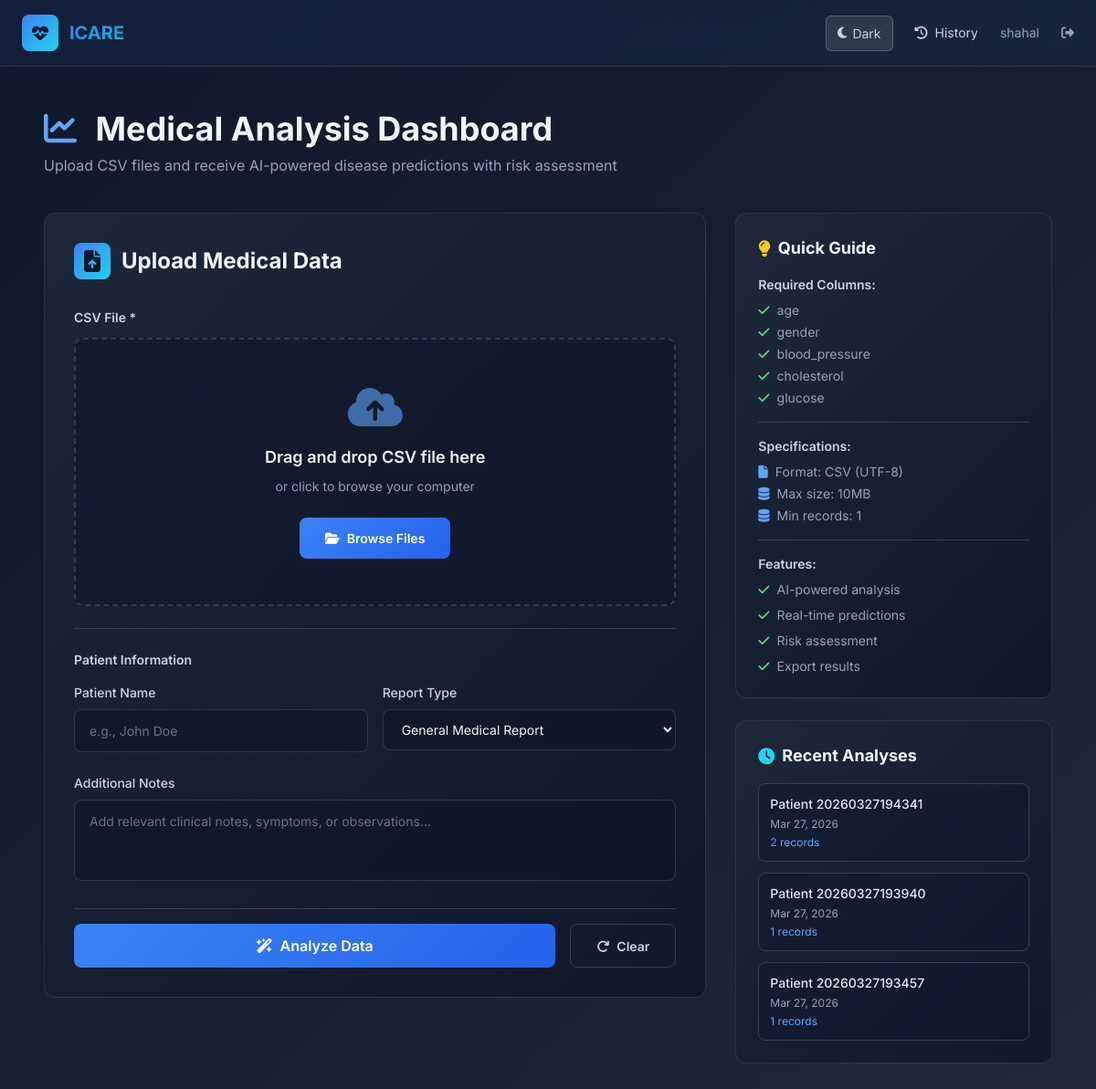
The page /dashboard/ (signed in) on the database as committed earlier.
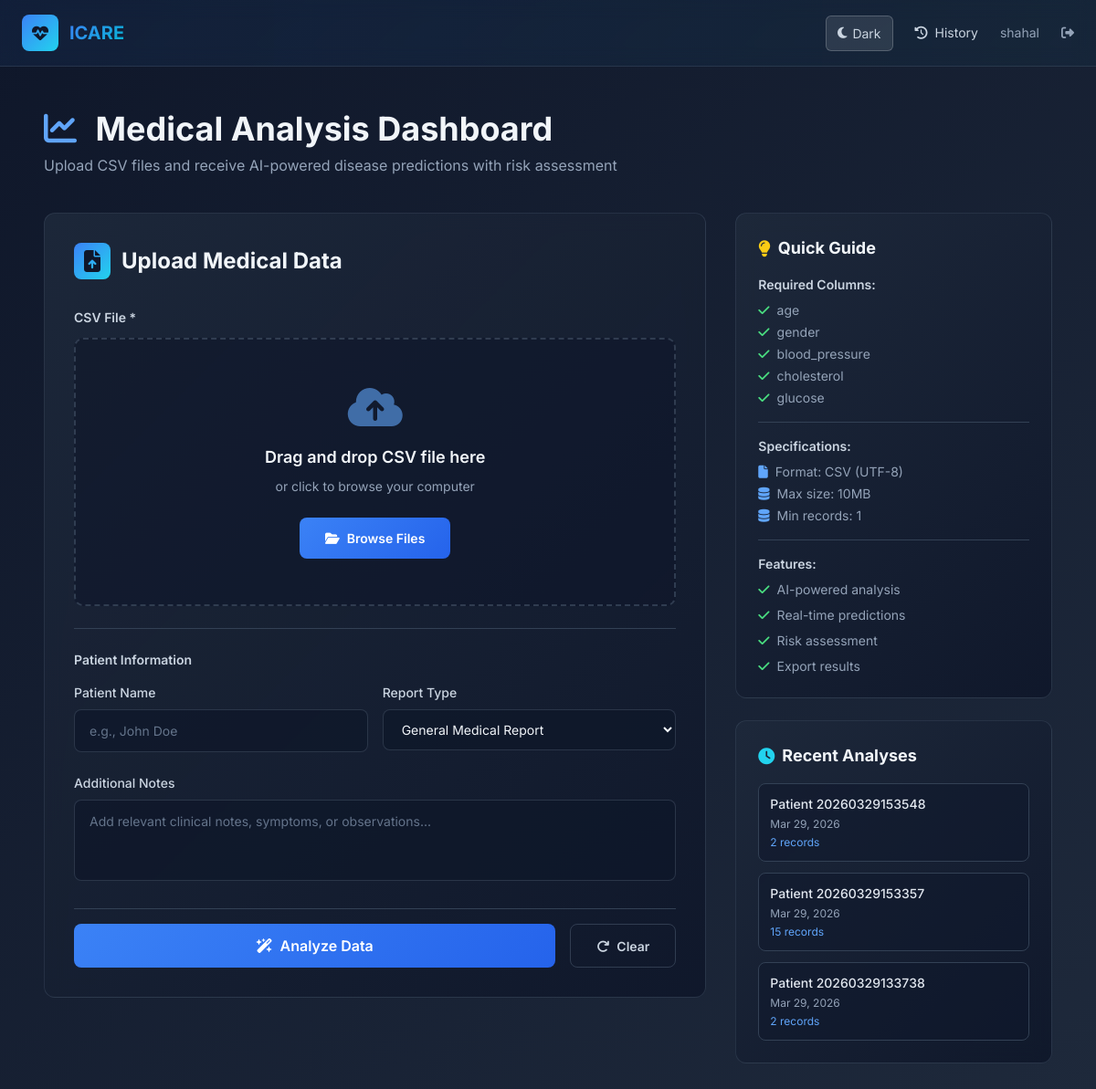
The same page on the database as committed later.
### app/models.py (models this page shows, shortened)
class AnalysisResult(models.Model):
    RISK_CHOICES = [
        ('High', 'High Risk'),
        ('Medium', 'Medium Risk'),
        ('Low', 'Low Risk'),
    ]
    medical_report = models.OneToOneField(MedicalReport, on_delete=models.CASCADE, related_name='analysis_result')
    user = models.ForeignKey(User, on_delete=models.CASCADE, related_name='analysis_results')
    total_patients = models.IntegerField(default=0)
    total_diseases_analyzed = models.IntegerField(default=0)
    high_risk_count = models.IntegerField(default=0)
    medium_risk_count = models.IntegerField(default=0)
    low_risk_count = models.IntegerField(default=0)
    average_confidence = models.FloatField(default=0.0)
    email_alert_sent = models.BooleanField(default=False)
    alert_disease_count = models.IntegerField(default=0)
    alert_retry_count = models.IntegerField(default=0)
    alert_risk_type = models.CharField(max_length=20, blank=True, null=True)
    predictions_json = models.JSONField(default=dict)
    recommendations = models.TextField(blank=True, null=True, help_text="AI-generated clinical recommendations")
    follow_up_actions = models.TextField(blank=True, null=True, help_text="Recommended follow-up actions")
    created_at = models.DateTimeField(auto_now_add=True)
    updated_at = models.DateTimeField(auto_now=True)
    analysis_duration = models.FloatField(default=0.0, help_text="Analysis time in seconds")
    class Meta:
        ordering = ['-created_at']

class MedicalReport(models.Model):
    user = models.ForeignKey(User, on_delete=models.CASCADE, related_name='medical_reports')
    patient_name = models.CharField(max_length=200, blank=True)
    csv_file = models.FileField(upload_to='medical_reports/')
    details = models.TextField(blank=True, null=True)
    age = models.IntegerField(blank=True, null=True)
    gender = models.CharField(max_length=20, blank=True, null=True)
    blood_pressure = models.CharField(max_length=20, blank=True, null=True)
    cholesterol = models.CharField(max_length=20, blank=True, null=True)
    glucose = models.CharField(max_length=20, blank=True, null=True)
    clinical_notes = models.TextField(blank=True, null=True)
    medications = models.TextField(blank=True, null=True, help_text="Current medications")
    allergies = models.TextField(blank=True, null=True)
    family_history = models.TextField(blank=True, null=True)
    created_at = models.DateTimeField(auto_now_add=True)
    updated_at = models.DateTimeField(auto_now=True)
    class Meta:
        ordering = ['-created_at']

### app/views.py (the view, shortened to what this page needs)
# urls.py: path('dashboard/',views.dashboard,name='dashboard'),
@login_required(login_url='login')
def dashboard(request):
    context = get_theme_context(request)
    context.update({
        'upload_status': None,
        'upload_progress': None,
    })
    recent_analyses = AnalysisResult.objects.filter(user=request.user).order_by('-created_at')[:3]
    context['recent_analyses'] = recent_analyses
    return render(request, 'dashboard.html', context)

### app/views.py (called while the page is built)
def get_theme_context(request):
    theme = request.COOKIES.get('theme', 'dark')
    return {'theme': theme}

### app/templates/dashboard.html (shortened to what this page needs)
{% load static %}
<!DOCTYPE html>
<html lang="en">
<head>
    <script src="https://cdn.tailwindcss.com"></script>
    <link rel="stylesheet" href="https://cdnjs.cloudflare.com/ajax/libs/font-awesome/6.4.0/css/all.min.css">
</head>
<body>
    <nav class="sticky top-0 z-50 nav-header">
        <div class="max-w-7xl mx-auto px-6 py-4">
            <div class="flex justify-between items-center">
                <div class="flex items-center gap-3">
                    <div class="w-10 h-10 bg-gradient-to-br from-blue-500 to-cyan-400 rounded-lg flex items-center justify-center">
                        <i class="fas fa-heartbeat text-slate-900 text-lg font-bold"></i>
                    </div>
                    <h1 class="text-xl font-bold gradient-text">ICARE</h1>
                </div>
                <div class="flex items-center gap-6">
                    <button class="theme-toggle-btn" onclick="toggleTheme()">
                        <i class="fas fa-moon" id="themeIcon"></i>
                        <span id="themeText">Light</span>
                    </button>
                    <a href="{% url 'analysis_history' %}" class="text-slate-300 hover:text-blue-400 transition flex items-center gap-2 text-sm font-500">
                        <i class="fas fa-history"></i>
                        History
                    </a>
                    {% if user.is_authenticated %}
                        <span class="text-slate-400 text-sm">{{ user.first_name|default:user.username }}</span>
                        <a href="{% url 'logout' %}" class="text-slate-400 hover:text-red-400 transition text-sm">
                            <i class="fas fa-sign-out-alt"></i>
                        </a>
                    {% endif %}
                </div>
            </div>
        </div>
    </nav>
    <main class="max-w-6xl mx-auto px-6 py-12">
        <div class="mb-10 animate-slide-in">
            <h2 class="text-4xl font-bold mb-2">
                <i class="fas fa-chart-line text-blue-400 mr-3"></i>
                Medical Analysis Dashboard
            </h2>
            <p class="text-slate-400 text-base">Upload CSV files and receive AI-powered disease predictions with risk assessment</p>
        </div>
        {% if not results %}
            <div class="grid lg:grid-cols-3 gap-8">
                <div class="lg:col-span-2">
                    <div class="card p-8 animate-slide-in">
                        <h3 class="text-2xl font-bold mb-8 flex items-center gap-3">
                            <div class="w-10 h-10 bg-gradient-to-br from-blue-500 to-cyan-400 rounded-lg flex items-center justify-center">
                                <i class="fas fa-file-upload text-slate-900"></i>
                            </div>
                            Upload Medical Data
                        </h3>
                        <form id="uploadForm" method="POST" enctype="multipart/form-data" class="space-y-6">
                            <div>
                                <label class="block text-sm font-semibold text-slate-300 mb-3">CSV File *</label>
                                <div class="drop-zone" id="dropZone">
                                    <div class="text-5xl mb-4 opacity-60">
                                        <i class="fas fa-cloud-arrow-up text-blue-400"></i>
                                    </div>
                                    <p class="text-lg font-semibold mb-2">Drag and drop CSV file here</p>
                                    <p class="text-slate-400 text-sm mb-6">or click to browse your computer</p>
                                    <button type="button" id="browseButton" class="btn-primary">
                                        <i class="fas fa-folder-open mr-2"></i>Browse Files
                                    </button>
                                </div>
                            </div>
                            <div class="border-t border-slate-700 pt-6">
                                <h4 class="text-sm font-semibold text-slate-300 mb-4">Patient Information</h4>
                                <div class="grid sm:grid-cols-2 gap-4">
                                    <div>
                                        <label class="block text-sm font-medium text-slate-300 mb-2">Patient Name</label>
                                        <input type="text" name="patient_name" placeholder="e.g., John Doe"
                                            class="form-input w-full">
                                    </div>
                                    <div>
                                        <label class="block text-sm font-medium text-slate-300 mb-2">Report Type</label>
                                        <select name="report_type" class="form-input w-full">
                                            <option value="general">General Medical Report</option>
                                        </select>
                                    </div>
                                </div>
                            </div>
                            <div>
                                <label class="block text-sm font-medium text-slate-300 mb-2">Additional Notes</label>
                                <textarea name="details" rows="3" placeholder="Add relevant clinical notes, symptoms, or observations..."
                                    class="form-input w-full resize-none"></textarea>
                            </div>
                            <div class="flex gap-4 pt-4 border-t border-slate-700">
                                <button type="submit" id="submitBtn" class="btn-primary flex-1 flex items-center justify-center gap-2 text-base font-semibold">
                                    <i class="fas fa-wand-magic-sparkles"></i>
                                    Analyze Data
                                </button>
                                <button type="reset" class="btn-secondary">
                                    <i class="fas fa-redo mr-2"></i>Clear
                                </button>
                            </div>
                        </form>
                    </div>
                </div>
                <div class="space-y-6">
                    <div class="card p-6 h-fit animate-slide-in" style="animation-delay: 0.1s">
                        <h4 class="text-lg font-bold mb-4 flex items-center gap-2">
                            <i class="fas fa-lightbulb text-yellow-400"></i>
                            Quick Guide
                        </h4>
                        <div class="space-y-4 text-sm">
                            <div>
                                <p class="font-semibold text-slate-300 mb-2">Required Columns:</p>
                                <div class="space-y-1 text-slate-400">
                                    <div><i class="fas fa-check text-green-400 mr-2"></i>age</div>
                                    <div><i class="fas fa-check text-green-400 mr-2"></i>gender</div>
                                    <div><i class="fas fa-check text-green-400 mr-2"></i>blood_pressure</div>
                                    <div><i class="fas fa-check text-green-400 mr-2"></i>cholesterol</div>
                                    <div><i class="fas fa-check text-green-400 mr-2"></i>glucose</div>
                                </div>
                            </div>
                            <div class="border-t border-slate-700 pt-4">
                                <p class="font-semibold text-slate-300 mb-2">Specifications:</p>
                                <ul class="text-slate-400 space-y-1">
                                    <li><i class="fas fa-file mr-2 text-blue-400"></i>Format: CSV (UTF-8)</li>
                                    <li><i class="fas fa-database mr-2 text-blue-400"></i>Max size: 10MB</li>
                                    <li><i class="fas fa-database mr-2 text-blue-400"></i>Min records: 1</li>
                                </ul>
                            </div>
                            <div class="border-t border-slate-700 pt-4">
                                <p class="font-semibold text-slate-300 mb-2">Features:</p>
                                <ul class="text-slate-400 space-y-2">
                                    <li><i class="fas fa-check text-green-400 mr-2"></i>AI-powered analysis</li>
                                    <li><i class="fas fa-check text-green-400 mr-2"></i>Real-time predictions</li>
                                    <li><i class="fas fa-check text-green-400 mr-2"></i>Risk assessment</li>
                                    <li><i class="fas fa-check text-green-400 mr-2"></i>Export results</li>
                                </ul>
                            </div>
                        </div>
                    </div>
                    {% if recent_analyses %}
                    <div class="card p-6 animate-slide-in" style="animation-delay: 0.2s">
                        <h4 class="text-lg font-bold mb-4 flex items-center gap-2">
                            <i class="fas fa-clock text-cyan-400"></i>
                            Recent Analyses
                        </h4>
                        <div class="space-y-3 text-sm">
                            {% for analysis in recent_analyses %}
                            <a href="{% url 'analysis_detail' analysis.id %}" class="block p-3 rounded-lg bg-slate-900/50 hover:bg-slate-900 transition border border-slate-700 hover:border-blue-500">
                                <div class="font-medium text-slate-200 truncate">{{ analysis.medical_report.patient_name }}</div>
                                <div class="text-xs text-slate-400 mt-1">{{ analysis.created_at|date:"M d, Y" }}</div>
                                <div class="text-xs text-blue-400 mt-1">{{ analysis.total_patients }} records</div>
                            </a>
                            {% endfor %}
                        </div>
                    </div>
                    {% endif %}
                </div>
            </div>
        {% endif %}
    </main>
</body>
</html>

### app/templates/dashboard.html (style rules this page uses)
* { font-family: 'Inter', sans-serif; }
body { background: linear-gradient(135deg, #0f172a 0%, #1e293b 100%); min-height: 100vh; color: #f1f5f9; }
.animate-slide-in { animation: slideInUp 0.5s ease-out forwards; }
.card { background: linear-gradient(135deg, rgba(30, 41, 59, 0.9) 0%, rgba(15, 23, 42, 0.9) 100%); border: 1px solid rgba(71, 85, 105, 0.4); backdrop-filter: blur(10px); border-radius: 12px; }
.btn-primary { background: linear-gradient(135deg, #3b82f6 0%, #2563eb 100%); color: white; border: none; border-radius: 8px; padding: 12px 28px; font-weight: 600; cursor: pointer; transition: all 0.3s ease; font-size: 14px; }
.btn-secondary { border: 1px solid rgba(71, 85, 105, 0.6); background: transparent; color: #cbd5e1; padding: 12px 28px; border-radius: 8px; cursor: pointer; font-weight: 600; transition: all 0.3s ease; font-size: 14px; }
.drop-zone { border: 2px dashed rgba(71, 85, 105, 0.6); border-radius: 10px; padding: 50px 30px; text-align: center; cursor: pointer; transition: all 0.3s ease; background: rgba(15, 23, 42, 0.6); }
.form-input { background: rgba(15, 23, 42, 0.7); border: 1px solid rgba(71, 85, 105, 0.5); border-radius: 8px; padding: 12px 16px; color: #f1f5f9; font-size: 14px; transition: all 0.3s ease; }
.form-input::placeholder { color: #64748b; }
.nav-header { background: linear-gradient(90deg, rgba(59, 130, 246, 0.08) 0%, rgba(6, 182, 212, 0.04) 100%); border-bottom: 1px solid rgba(71, 85, 105, 0.4); backdrop-filter: blur(10px); }
.gradient-text { background: linear-gradient(135deg, #3b82f6 0%, #06b6d4 100%); -webkit-background-clip: text; -webkit-text-fill-color: transparent; background-clip: text; }
.theme-toggle-btn { background: rgba(255, 255, 255, 0.1); border: 1px solid rgba(255, 255, 255, 0.2); color: #cbd5e1; padding: 8px 12px; border-radius: 6px; cursor: pointer; transition: all 0.3s ease; font-size: 14px; display: flex; align-items: center; gap: 6px; }

Rows that differ between the two databases and show on the page:
no longer on this page (row unchanged): AnalysisResult: medical_report.patient_name "Patient 20260327194341", created_at "Mar 27, 2026", total_patients "2"
no longer on this page (row unchanged): AnalysisResult: medical_report.patient_name "Patient 20260327193940", created_at "Mar 27, 2026", total_patients "1"
no longer on this page (row unchanged): AnalysisResult: medical_report.patient_name "Patient 20260327193457", created_at "Mar 27, 2026", total_patients "1"
added AnalysisResult: medical_report.patient_name "Patient 20260329153548", created_at "Mar 29, 2026", total_patients "2"
added AnalysisResult: medical_report.patient_name "Patient 20260329153357", created_at "Mar 29, 2026", total_patients "15"
added AnalysisResult: medical_report.patient_name "Patient 20260329133738", created_at "Mar 29, 2026", total_patients "2"
